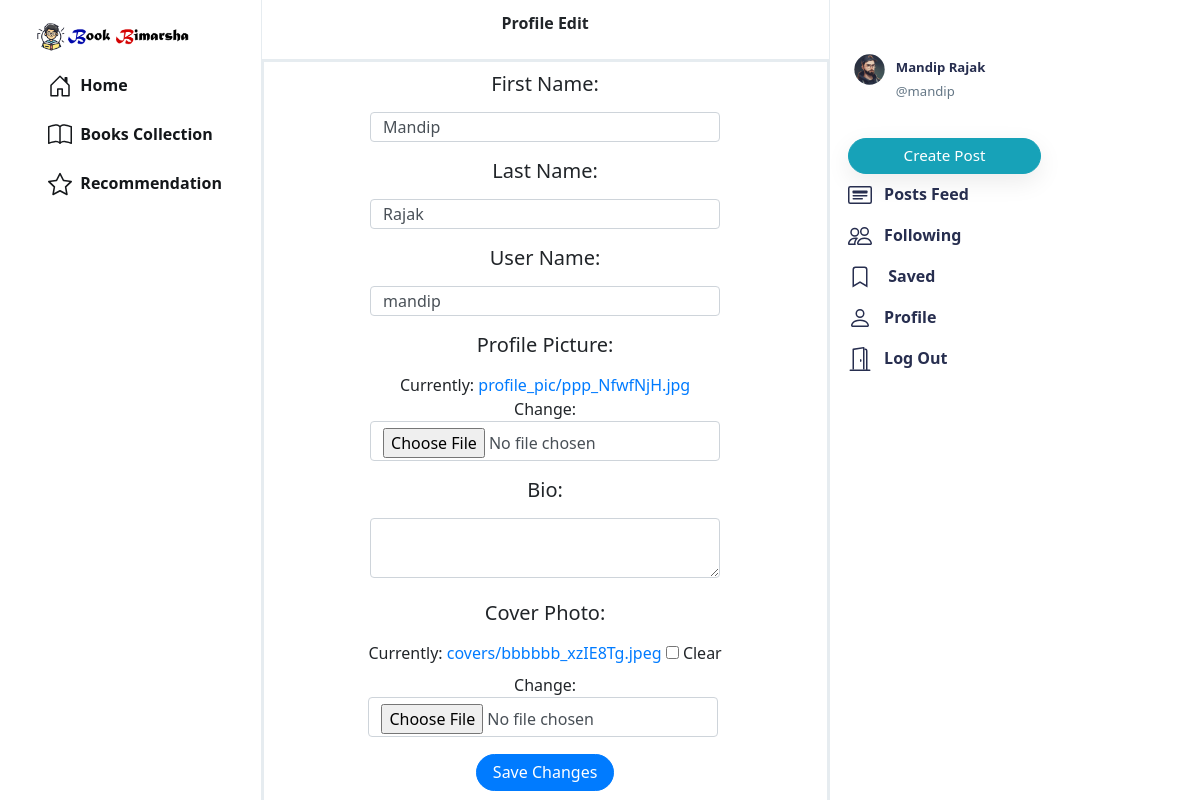
Screenshot of /profile/edit/ (signed in) with the database file from the repository.
### network/models.py (models this page shows, shortened)
class User(AbstractUser):
    profile_pic = models.ImageField(upload_to='profile_pic/')
    bio = models.TextField(max_length=160, blank=True, null=True)
    cover = models.ImageField(upload_to='covers/', blank=True)

### network/views.py (the view)
# urls.py: path('profile/edit/', profile_edit, name='profile_edit'),
@login_required
def profile_edit(request):
    if request.method == 'POST':
        form = ProfileEditForm(request.POST, request.FILES, instance=request.user)
        if form.is_valid():
            form.save()
            return redirect(reverse('index'))
    else:
        form = ProfileEditForm(instance=request.user)
    return render(request, 'network/profile_edit.html', {'form': form})

### network/templates/network/profile_edit.html (shortened to what this page needs)
{% extends 'network/index.html' %}
{% load static %}
{% block profile_edit %}
<div style="border: 2px solid #e6ecf0; padding: 10px;">
<form method="post"  style="text-align: center;" enctype="multipart/form-data">
     <div class="form-group">
        <h5 ><label for="{{ form.first_name.id_for_label }}">First Name:</label></h5>
        <div style="display: inline-block; text-align: center;">
        {{ form.first_name }}
        </div>
    </div>
    <div class="form-group">
        <h5><label for="{{ form.last_name.id_for_label }}">Last Name:</label></h5>
        <div style="display: inline-block; text-align: center;">
        {{ form.last_name }}
        </div>
    </div>
     <div class="form-group">
        <h5><label for="{{ form.username.id_for_label }}">User Name:</label></h5>
        <div style="display: inline-block; text-align: center;">
        {{ form.username }}
        </div>
    </div>
    <div class="form-group">
        <h5><label for="{{ form.profile_pic.id_for_label }}">Profile Picture:</label></h5>
        <div style="display: inline-block; text-align: center;">
            {{ form.profile_pic}}
        </div>
    </div>
    <div class="form-group">
       <h5> <label for="{{ form.bio.id_for_label }}">Bio:</label></h5>
        <div style="display: inline-block; text-align: center;">
        {{ form.bio }}
    </div>
    </div>
    <div class="form-group">
       <h5><label for="{{ form.cover.id_for_label }}">Cover Photo:</label></h5>
        <div style="display: inline-block; text-align: center;">
        {{ form.cover }}
        </div>
    </div>
    <button type="submit" class="btn btn-primary">Save Changes</button>
  </form>
</div>
{% endblock %}

### network/templates/network/layout.html (shortened to what this page needs)
{% load static %}
<!DOCTYPE html>
<html lang="en">
    <head>
        <link rel="stylesheet" href="https://stackpath.bootstrapcdn.com/bootstrap/4.4.1/css/bootstrap.min.css">
        <link href="{% static 'network/styles.css' %}" rel="stylesheet">
    </head>
    <body>
        <div class="body" data-page="{{page}}">
            <div class="sidenav">
                <a href="{% url 'index' %}" class="navbar-brand">
                    <img src="{% static 'network/Images/BLogo.png' %}" height="31px" width="100%">
                </a>
                <div style="height: 100%;">
                    <li class="nav-item" id="home">
                        <a href="/" class="nav-link">
                            <div>
                                &nbsp;Home
                            </div>
                        </a>
                        </li>
                    <li class="nav-item" id="bookscollection">
                        <a href="{% url 'bookscoll' %}" class="nav-link">
                            <div>
                                &nbsp;Books Collection
                            </div>
                        </a>
                        </li>
                        <li class="nav-item" id="recommend">
                            <a href="{% url 'recommend' %}"class="nav-link">
                                <div>
                                    &nbsp;Recommendation
                                </div>
                            </a>
                            </li>
                </div>
            </div>
            {% block body %}
            {% endblock %}
            <div class="right-div">
                <nav class="head">
                </nav>
                <div class='right-div-content'>
                    <div class="space" style="background-color: white;"></div>
                    {% if user.is_authenticated %}
                        <div style="position: absolute; top: 40px;">
                            <ul class="navbar-nav">
                            {% if user.is_authenticated %}
                                <li class="nav-item sidenav-user">
                                    <a href="{% url 'profile' user.username %}" class="nav-link">
                                        <div class="user_account">
                                            <div class="small-profilepic" style="float: left; background-image: url(/media/{{user.profile_pic}})"></div>
                                            <div style="height: 2.7vw; margin: auto;">
                                                <div style="margin-top: 5px; color: #272e4f;"><strong>{{user.first_name}} {{user.last_name}}</strong></div>
                                                <div class="grey" style="margin-top: 4px;">@{{ user.username }}</div>
                                            </div>
                                        </div>
                                    </a>
                                </li>
                            {% endif %}
                            </ul>
                        </div>
                    {% endif %}
                    <div>
                        <div style="margin-top: 60px;">
                                {% if user.is_authenticated %}
                                <button id="popup-btn" class="btn btn-info new-post-btn" onclick="createpost()"style="margin-top: 10px;">Create Post</button>
                                {% endif %}
                            <ul class="navbar-nav">
                                <li class="nav-item" id="all_posts">
                                <a href="{% url 'index' %}" class="nav-link">
                                    <div style="color: #272e4f;">
                                        &nbsp;&nbsp;<strong>Posts Feed</strong>
                                    </div>
                                </a>
                                </li>
                                {% if user.is_authenticated %}
                                    <li class="nav-item" id="following">
                                        <a href="{% url 'following' %}" class="nav-link">
                                            <div style="color: #272e4f;">
                                                &nbsp;&nbsp;<strong>Following</strong>
                                            </div>
                                        </a>
                                    </li>
                                    <li class="nav-item" id="saved">
                                        <a href="{% url 'saved' %}" class="nav-link">
                                            <div style="color: #272e4f;">
                                                <svg width="1.5em" height="1.5em" viewBox="0 0 16 16" class="bi bi-bookmark" fill="currentColor" xmlns="http://www.w3.org/2000/svg">
                                                    <path fill-rule="evenodd" d="M8 12l5 3V3a2 2 0 0 0-2-2H5a2 2 0 0 0-2 2v12l5-3zm-4 1.234l4-2.4 4 2.4V3a1 1 0 0 0-1-1H5a1 1 0 0 0-1 1v10.234z"/>
                                                  </svg>
                                                &nbsp;&nbsp;<strong> Saved </strong>
                                            </div>
                                        </a>
                                    </li>
                                    <li class="nav-item" id="profile">
                                        <a href="{% url 'profile' user.username %}" class="nav-link">
                                            <div style="color: #272e4f;">
                                                &nbsp;&nbsp;<strong>Profile</strong>
                                            </div>
                                        </a>
                                    </li>
                                    <li class="nav-item" id="logout">
                                        <a href="{% url 'logout' %}" class="nav-link">
                                            <div style="color: #272e4f;">
                                                &nbsp;&nbsp;<strong>Log Out</strong>
                                            </div>
                                        </a>
                                    </li>
                                {% endif %}
                            </ul>
                        </div>
                    </div>
                </div>
            </div>
        </div>
    </body>
</html>

### network/static/network/styles.css (style rules this page uses)
.body { display: flex; min-height: 100%; font-family: system-ui, sans-serif; }
.btn { border-radius: 20px; padding: 0.32rem 1rem 0.375rem 1rem; }
.btn, .btn:focus, .btn:active { box-shadow: none !important; -webkit-box-shadow: none !important; }
.grey { color: #657786; }
svg { vertical-align: text-top; }
.sidenav { height: 100%; width: 21.8%; position: fixed; top: 0; left: 0; padding: 15px; list-style: none; border-right: .5px solid #e6ecf0; z-index: 100; padding-left: 3%; background-color: white; }
.sidenav li { margin-top: 7px; }
.sidenav .nav-link { color: #14171a; line-height: .7em; font-weight: 700; padding: 0px; }
.sidenav .nav-link > div { padding: 10px 20px 8px 12px; border-radius: 25px; line-height: 0.9em; width: max-content; }
.new-post-btn { padding-left: 55px !important; padding-right: 55px !important; font-size: .95em; font-weight: 530; box-shadow: rgba(0, 0, 0, 0.08) 0px 8px 24px !important; }
.user_account { display: flex; font-size: .82rem; font-weight: normal; padding-top: 3px !important; padding-bottom: 3px !important; padding-left: 3px !important; }
.user_account .small-profilepic { transform: scale(.82); margin-left: auto; margin-top: auto; }
.head { height: 7.5vh; }
.small-profilepic { width: 3.1vw; height: 3.1vw; border-radius: 9999px; overflow: hidden; margin-right: 8px; background-size: cover; background-repeat: no-repeat; background-position: center; box-sizing: content-box; }
.space { height: 8px; background-color: #e6ecf0; }
.right-div { width: 28%; height: 100vh; position: fixed; right: 2.95%; border-left: .5px solid #e6ecf0; background-color: white; }
.right-div .head { padding: .9vh 1.5vw; }
.right-div-content { height: 92.5vh; overflow: auto; padding-left: 1.5vw; padding-right: 1.5vw; }

### rows the page displays
User: first_name "Mandip", last_name "Rajak", username "mandip", profile_pic (picture)
